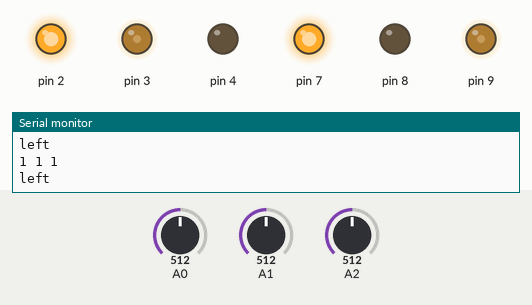
Simulated run of this sketch. Board: Arduino Uno, built with avr-gcc and run on an emulated ATmega328P. Shown: output pins drawn as LEDs (lit = HIGH), the last lines printed to the serial monitor. Inputs (shaded band) come from the test bench; at power-on: A1 = 512, A0 = 512, A2 = 512.

Above: at 2.2 s.
2.3 s: A1 set to 481
3.8 s: A1 set to 463
At 5.0 s:
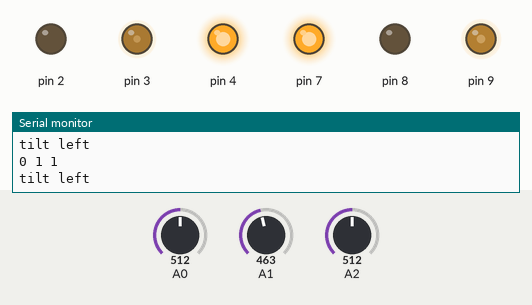
5.3 s: A0 set to 483
6.8 s: A0 set to 457
At 7.3 s:
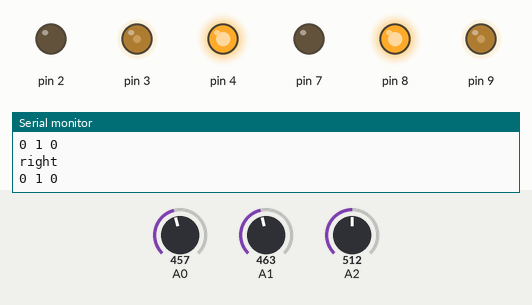
8.3 s: A0 set to 511
At 9.5 s:
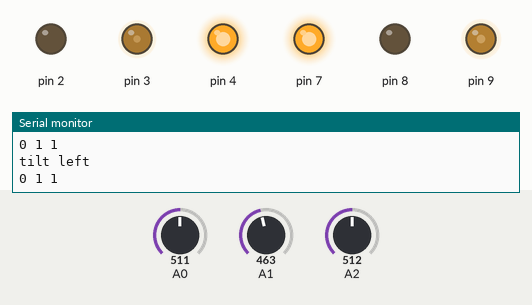
9.8 s: A1 set to 511
At 10.5 s:
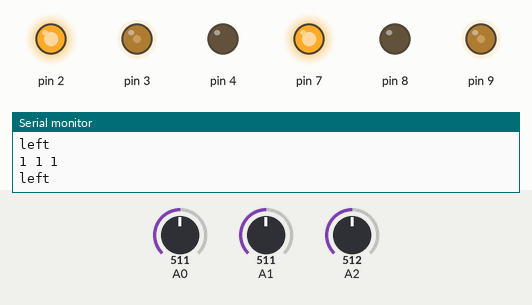
Timing chart, 0 to 12.3 s (numbered marks = the images above; inputs shaded):
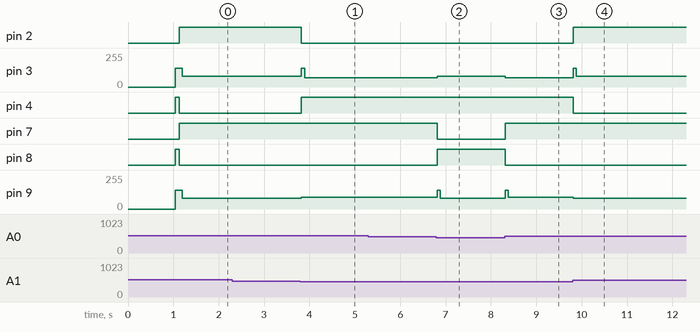

The sketch:

movement_control_v4.ino
```cpp
// runs a motor
struct Motor {
  // control (power) pin, out1 point and out2 pin (for directions)
  int ctl, out1, out2;

  static const int IMP_TIME=60, IMP_AMT=140;
  int lasDir, impStart;

  // sets up the relevant pins
  Motor(int ctl, int out1, int out2) {
    this->ctl = ctl;
    this->out1 = out1;
    this->out2 = out2;
    this->lasDir = 0;
    this->impStart = -IMP_TIME;

    pinMode(ctl, OUTPUT);
    pinMode(out1, OUTPUT);
    pinMode(out2, OUTPUT);
  }

  // moves the motor forward with [power] power
  void forward(int power){
    if(power < 0){
      backward(-power);
      return;
    }
    if(lasDir != 1 || lasDir == 1 && millis() - impStart <= IMP_TIME){
      power = max(power, IMP_AMT);
      if(lasDir != 1) impStart = millis();
      lasDir = 1;
    }

    // write power needed to control
    analogWrite(ctl, power);

    // set the direction
    digitalWrite(out1, HIGH);
    digitalWrite(out2, LOW);
  }

  // move the motor backwrad with [power] power
  void backward(int power){
    if(power < 0){
      forward(-power);
      return;
    }
    if(lasDir != -1 || lasDir == -1 && millis() - impStart <= IMP_TIME){
      power = max(power, IMP_AMT);
      if(lasDir != -1) impStart = millis();
      lasDir = -1;
    }

    // write power needed to ctl pin
    analogWrite(ctl, power);

    // set the direction
    digitalWrite(out1, LOW);
    digitalWrite(out2, HIGH);
  }

  // stops the motor
  void stop(){
    digitalWrite(ctl, LOW);
    digitalWrite(out1, LOW);
    digitalWrite(out2, LOW);
    lasDir = 0;
  }
};

// A drivetrain configuring both motors
struct Drivetrain {
  // left and right motors
  Motor left, right;

  // class constructor
  Drivetrain(Motor& left, Motor& right): left(left), right(right) {}

  // stops the drivetrain
  void stop(){
    left.stop();
    right.stop();
  }

  void drive(int lef, int rig){
    left.forward(lef);
    right.forward(rig);
  }
};

struct PhotoResistor{
  const static int NUM_RECORD = 2, RECORD_DELAY = 5;
  int pin;
  int threshold;
  int prev[NUM_RECORD];
  int lasRecord;

  long threshSum, readings;
  PhotoResistor(int pin, int threshold){
    this->pin = pin;
    this->lasRecord = 0;
    this->threshSum = 0;
    this->readings = 0;
    this->threshold = threshold;

    pinMode(pin, INPUT);
  }

  void threshRead(){
    threshSum += analogRead(pin);
    readings += 1;
    threshold = threshSum / readings - 40;
  }

  int read(){
    if(millis() - lasRecord > RECORD_DELAY){
      for(int i = 0; i < NUM_RECORD - 1; ++i) prev[i] = prev[i + 1];
      prev[NUM_RECORD - 1] = analogRead(pin);
      lasRecord = millis();
    }
    int tot = 0;
    for(int i : prev) tot += i;
    return tot / NUM_RECORD;
  }

  bool triggered(){
    return read() >= threshold;
  }
};

Motor left(3, 4, 2);
Motor right(9, 7, 8);
// the chassis' drivetrain
Drivetrain drivetrain(left, right);
PhotoResistor leftRes(A1, 55), centerRes(A2, 55), rightRes(A0, 55);

void printLights(){
  Serial.print(leftRes.triggered());
  Serial.print(" ");
  Serial.print(centerRes.triggered());
  Serial.print(" ");
  Serial.println(rightRes.triggered());
}

void setup(){
  Serial.begin(9600);

  for(int i = 0; i < 100; i++){
    leftRes.threshRead();
    centerRes.threshRead();
    rightRes.threshRead();
    delay(10);
  }
}

int TURN = 80, FORWARD_FAST = 90, FORWARD_SLOW = 70;
const int CHANGE_DELAY = 70;
int lasTurn = 0; // -1 for left, 1 for right, 0 for neither
int turnStart = 0;
void loop() {
  printLights();
  if(centerRes.triggered() && leftRes.triggered() && rightRes.triggered()){
    if(lasTurn != 1 || millis() - turnStart >= CHANGE_DELAY){
      drivetrain.drive(-TURN, TURN);
      if(lasTurn != -1) turnStart = millis();
      lasTurn = -1;
    }
    Serial.println("left");
  } else if(!rightRes.triggered()){
    drivetrain.drive(TURN, -TURN);
    if(lasTurn != -1 || millis() - turnStart >= CHANGE_DELAY){
      drivetrain.drive(TURN, -TURN);
      if(lasTurn != 1) turnStart = millis();
      lasTurn = 1;
    }
    Serial.println("right");
  } else if(leftRes.triggered()){
    drivetrain.drive(FORWARD_FAST, FORWARD_SLOW);
    Serial.println("tilt right");
  } else if(centerRes.triggered()){
    drivetrain.drive(FORWARD_SLOW, FORWARD_FAST);
    Serial.println("tilt left");
  } else {
    drivetrain.drive(FORWARD_FAST, FORWARD_FAST);
    Serial.println("forward");
  }
}
```

Measured:
- the behaviour switches between 472 and 471 on A1 (found by bisection; images 0 and 1)
- the behaviour switches between 472 and 471 on A0 (found by bisection; images 1 and 2)
- after the input at 3.8 s, pin 2: HIGH → LOW at once; pin 3: 80/255 → 140/255 at once, → 70/255 0.07 s later; pin 4: LOW → HIGH at once; pin 9: 80/255 → 90/255 at once
- after the input at 6.8 s, pin 3: 70/255 → 80/255 at once; pin 7: HIGH → LOW at once; pin 8: LOW → HIGH at once; pin 9: 90/255 → 140/255 at once, → 80/255 0.07 s later
- after the input at 8.3 s, pin 3: 80/255 → 70/255 at once; pin 7: LOW → HIGH at once; pin 8: HIGH → LOW at once; pin 9: 80/255 → 140/255 at once, → 90/255 0.07 s later
- after the input at 9.8 s, pin 2: LOW → HIGH at once; pin 3: 70/255 → 140/255 at once, → 80/255 0.07 s later; pin 4: HIGH → LOW at once; pin 9: 90/255 → 80/255 at once
